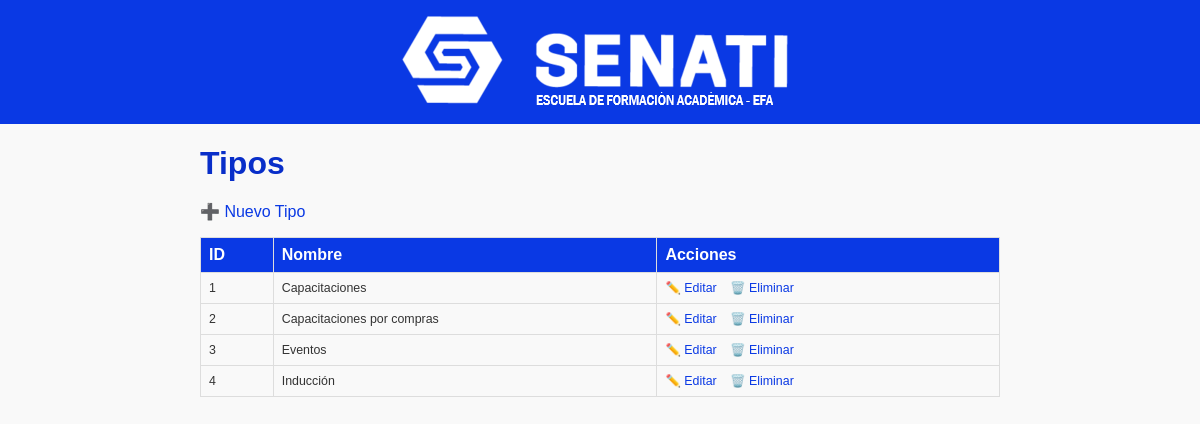
The app's page /tipos/index.php with its own data.
### tables this page shows
CREATE TABLE `tipos` (
  `id_tipo` int(11) NOT NULL,
  `nombre` varchar(100) NOT NULL
);

### tipos/index.php (the view, shortened to what this page needs)
<?php
require '../config/database.php';
$stmt = $pdo->query("SELECT id_tipo, nombre FROM tipos ORDER BY nombre");
$tipos = $stmt->fetchAll();
?>
<!DOCTYPE html>
<html lang="es">
<head>
  <link rel="stylesheet" href="../public/styles.css">
</head>
<body>
<header class="site-header">
  <img src="../pics/logos.png" alt="Logo institucional">
</header>
<div class="container">
  <h1>Tipos</h1>
  <p><a href="create.php">➕ Nuevo Tipo</a></p>
  <table>
    <tr><th>ID</th><th>Nombre</th><th>Acciones</th></tr>
    <?php foreach ($tipos as $t): ?>
    <tr>
      <td><?= htmlspecialchars($t['id_tipo'], ENT_QUOTES) ?></td>
      <td><?= htmlspecialchars($t['nombre'], ENT_QUOTES) ?></td>
      <td class="table-actions">
        <a href="edit.php?id=<?= urlencode($t['id_tipo']) ?>">✏️ Editar</a>
        <a href="delete.php?id=<?= urlencode($t['id_tipo']) ?>" onclick="return confirm('¿Eliminar este tipo?')">🗑️ Eliminar</a>
      </td>
    </tr>
    <?php endforeach; ?>
  </table>
</div>
</body>
</html>

### public/styles.css (style rules this page uses)
:root { --primary-color: #0A39E4; --primary-dark: #082EC9; --primary-light: #3F6BF3; --text-color: #333333; --bg-color: #F9F9F9; }
body { margin: 0; font-family: Arial, sans-serif; background-color: var(--bg-color); color: var(--text-color); }
.site-header { background-color: var(--primary-color); padding: 10px 20px; text-align: center; }
.site-header img { width: 422px; height: 100px; object-fit: contain; }
.container { max-width: 800px; margin: 20px auto; padding: 0 15px; }
h1 { color: var(--primary-dark); margin-bottom: 20px; }
a { color: var(--primary-color); text-decoration: none; }
table { width: 100%; border-collapse: collapse; margin-bottom: 20px; }
table th, table td { border: 1px solid #DDDDDD; padding: 8px; }
table th { background-color: var(--primary-color); color: #FFFFFF; text-align: left; }
.table-actions a { margin-right: 10px; }
table td { font-size: 0.775rem; }

### records on screen
tipos: id_tipo "1", nombre "Capacitaciones"
tipos: id_tipo "2", nombre "Capacitaciones por compras"
tipos: id_tipo "3", nombre "Eventos"
tipos: id_tipo "4", nombre "Inducción"
